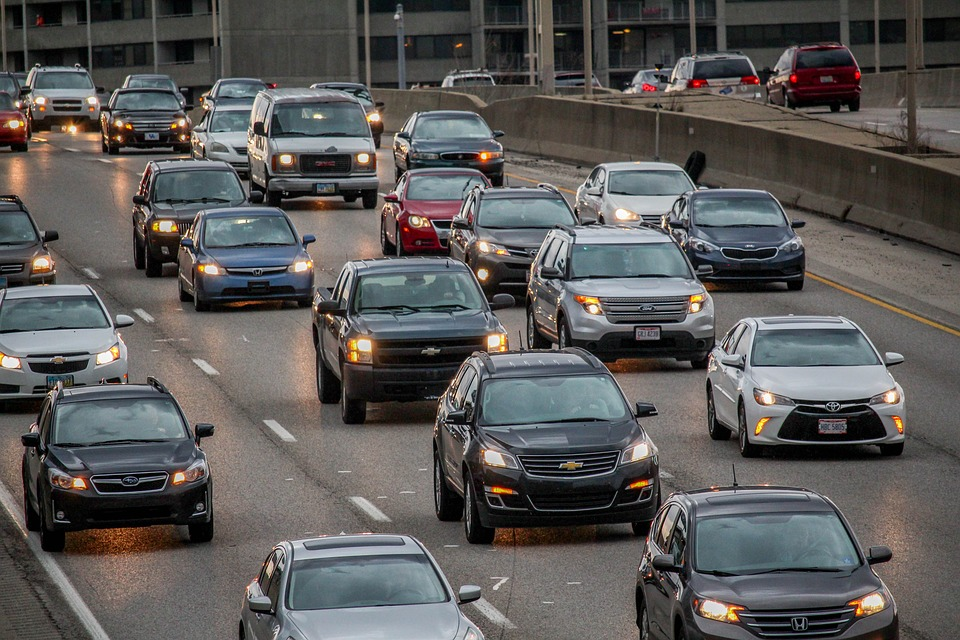
#> input picture PythonDetectCars/car1.jpg, 960 x 640 px
$ python DetectCarImg.py
#> lines starting #> are read from the running program, lines starting #| are printed output that depends on the picture; after the words box and inside, x2 and y2 are one past the last pixel; in counts of white or black regions, pixels touching at a corner belong together
import cv2
import HogUtils

cascade_src = 'cars.xml'
img = cv2.imread('car1.jpg')
#> img is the input picture: shape (640, 960, 3); mean B, G, R 88.2, 89.5, 91.4
car_cascade = cv2.CascadeClassifier(cascade_src)
cars = car_cascade.detectMultiScale(img, 1.1, 1)
#> cars = 15 rows, first 6: [551, 64, 22, 22], [608, 308, 22, 22], [384, 526, 27, 27], [296, 520, 43, 43], [70, 100, 43, 43], [363, 517, 43, 43]
for (x, y, w, h) in cars:
    cv2.rectangle(img, (x, y), (x+w, y+h), (0, 0, 255), 2)
#> this loop made 15 passes
#> (x, y, w, h) on passes 1 to 12: (551, 64, 22, 22), (608, 308, 22, 22), (384, 526, 27, 27), (296, 520, 43, 43), (70, 100, 43, 43), (363, 517, 43, 43), (213, 68, 52, 52), (560, 182, 58, 58), (12, 246, 56, 56), (789, 322, 70, 70), (530, 328, 69, 69), (737, 0, 163, 163)
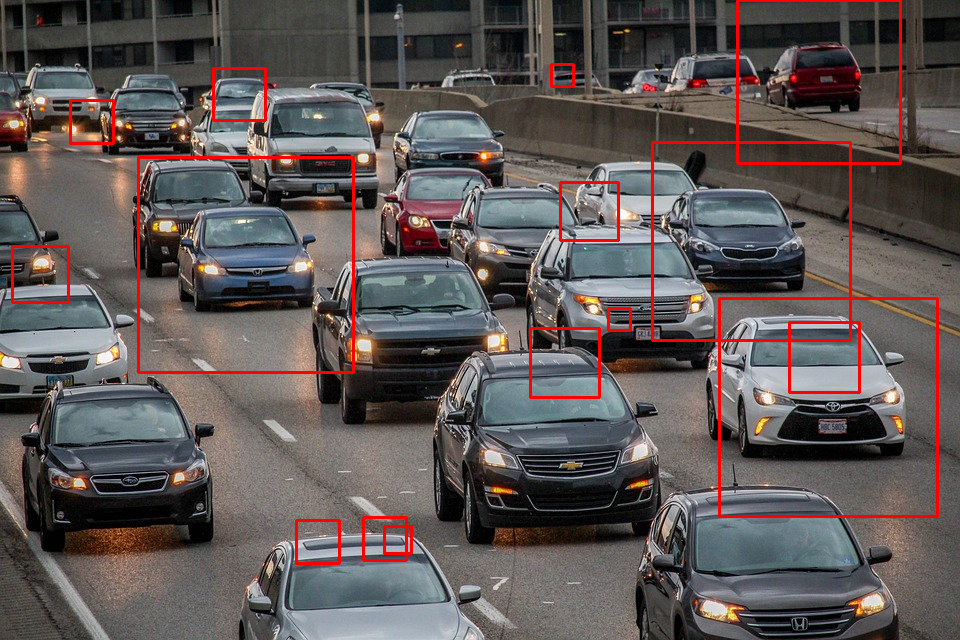
#> img: shape (640, 960, 3); 2.49% of pixels changed, all inside (x1, y1, x2, y2) = (11, 0, 939, 565)

cv2.imshow('video', img)
cv2.waitKey(0)
